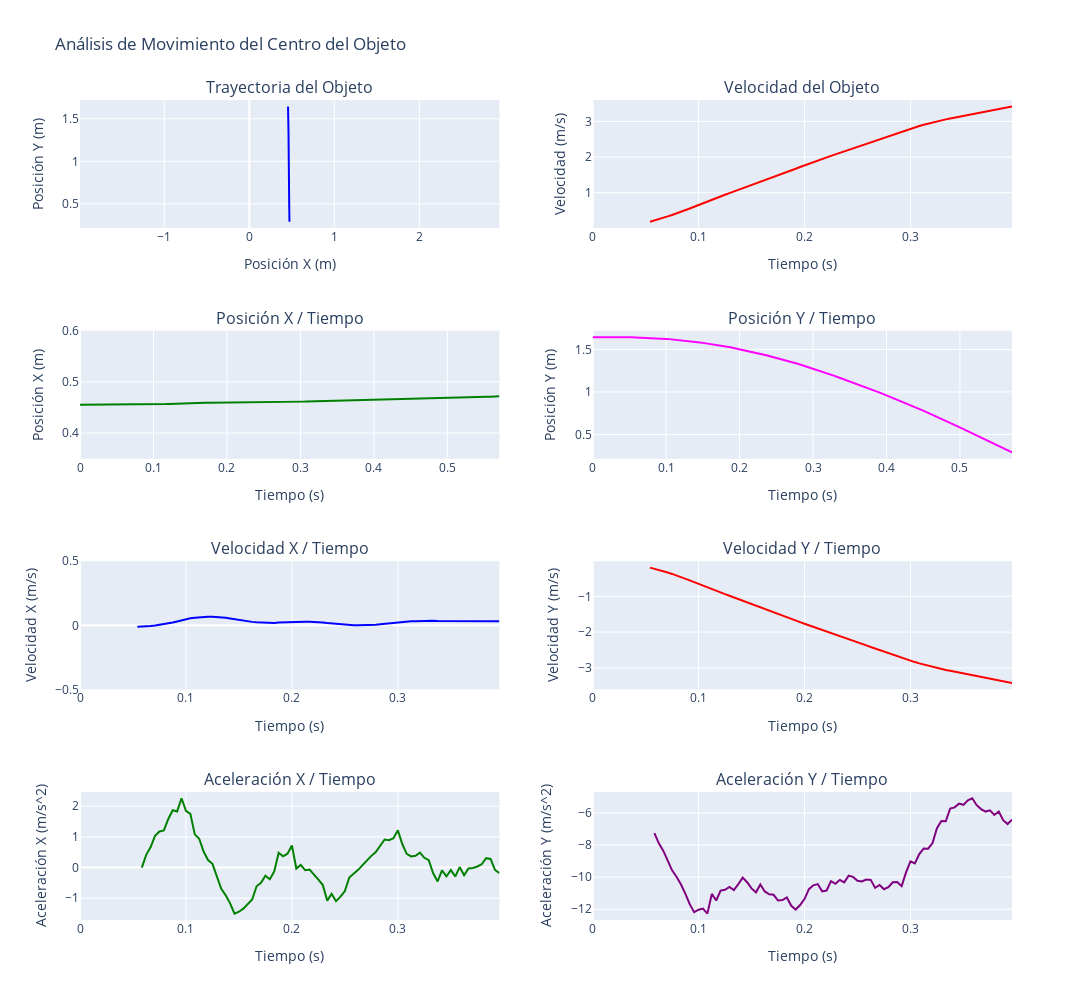

Write notebook code for a chart like this one.
### Code cell
# Elegir dataframe a graficar
dfG = dfCentro
dfG_speed = dfCentro_speed[dfCentro_speed['Time (sec)'] < 0.4].copy() # PROVISIONAL
dfG_acceleration = dfCentro_acceleration[dfCentro_acceleration['Time (sec)'] < 0.4].copy() # PROVISIONAL

import plotly.graph_objects as go
from plotly.subplots import make_subplots

# Suponiendo que tienes tus DataFrames cargados (dfG, dfG_speed, dfG_acceleration)

# Crear figura y ejes
fig = make_subplots(rows=4, cols=2, subplot_titles=("Trayectoria del Objeto", "Velocidad del Objeto", "Posición X / Tiempo", "Posición Y / Tiempo","Velocidad X / Tiempo", "Velocidad Y / Tiempo", "Aceleración X / Tiempo", "Aceleración Y / Tiempo"))

# Grafica la trayectoria
fig.update_xaxes(title_text="Posición X (m)", range=[0.35, 0.6], row=1, col=1, scaleanchor="y") # Relación 1:1 entre X e Y
fig.update_yaxes(title_text="Posición Y (m)", row=1, col=1) 
fig.add_trace(go.Scatter(x=dfG['X'], y=dfG['Y'], mode='lines', marker=dict(color='blue')), row=1, col=1)

# Grafica la velocidad
fig.update_yaxes(title_text="Velocidad (m/s)", row=1, col=2)
fig.update_xaxes(title_text="Tiempo (s)", row=1, col=2)
fig.add_trace(go.Scatter(x=dfG_speed['Time (sec)'], y=dfG_speed['Speed'], mode='lines', marker=dict(color='red'), name='Velocidad Total'), row=1, col=2)

# Grafica la posición X / tiempo
fig.update_yaxes(title_text="Posición X (m)", range=[0.35,0.6], row=2, col=1)
fig.update_xaxes(title_text="Tiempo (s)", row=2, col=1)
fig.add_trace(go.Scatter(x=dfG['Time (sec)'], y=dfG['X'], mode='lines', marker=dict(color='green')), row=2, col=1)

# Grafica la posición Y / tiempo
fig.update_yaxes(title_text="Posición Y (m)", row=2, col=2)
fig.update_xaxes(title_text="Tiempo (s)", row=2, col=2)
fig.add_trace(go.Scatter(x=dfG['Time (sec)'], y=dfG['Y'], mode='lines', marker=dict(color='magenta')), row=2, col=2)

# Grafica la velocidad X / tiempo
fig.update_yaxes(title_text="Velocidad X (m/s)", range=[-0.5,0.5], row=3, col=1)
fig.update_xaxes(title_text="Tiempo (s)", row=3, col=1)
fig.add_trace(go.Scatter(x=dfG_speed['Time (sec)'], y=dfG_speed['Speed_X'], mode='lines', marker=dict(color='blue')), row=3, col=1)

# Grafica la velocidad Y / tiempo
fig.update_yaxes(title_text="Velocidad Y (m/s)", row=3, col=2)
fig.update_xaxes(title_text="Tiempo (s)", row=3, col=2)
fig.add_trace(go.Scatter(x=dfG_speed['Time (sec)'], y=dfG_speed['Speed_Y'], mode='lines', marker=dict(color='red')), row=3, col=2)

# Grafica la aceleración X / tiempo
fig.update_yaxes(title_text="Aceleración X (m/s^2)", row=4, col=1)
fig.update_xaxes(title_text="Tiempo (s)", row=4, col=1)
fig.add_trace(go.Scatter(x=dfG_acceleration['Time (sec)'], y=dfG_acceleration['Acceleration_X'], mode='lines', marker=dict(color='green')), row=4, col=1)

# Grafica la aceleración Y / tiempo
fig.update_yaxes(title_text="Aceleración Y (m/s^2)", row=4, col=2)
fig.update_xaxes(title_text="Tiempo (s)", row=4, col=2)
fig.add_trace(go.Scatter(x=dfG_acceleration['Time (sec)'], y=dfG_acceleration['Acceleration_Y'], mode='lines', marker=dict(color='purple')), row=4, col=2)

# Actualizar los títulos y ajustar el diseño
fig.update_layout(height=1000, width=1200, title_text="Análisis de Movimiento del Centro del Objeto", showlegend=False)

# Mostrar los gráficos
fig.show()

### Figure 1 — Plotly figure (JSON) as saved in the notebook; plotly's stock layout.template omitted (floating-point values rounded to 4 significant figures; data arrays with more than 128 entries replaced by an {"elided": "..."} marker saying what was removed)
{"data": [{"marker": {"color": "blue"}, "mode": "lines", "type": "scatter", "x": {"elided": "138 float values"}, "xaxis": "x", "y": {"elided": "138 float values"}, "yaxis": "y"}, {"marker": {"color": "red"}, "mode": "lines", "name": "Velocidad Total", "type": "scatter", "x": [0, 0.004167, 0.008333, 0.0125, 0.01667, 0.02083, 0.025, 0.02917, 0.03333, 0.0375, 0.04167, 0.04583, 0.05, 0.05417, 0.05833, 0.0625, 0.06667, 0.07083, 0.075, 0.07917, 0.08333, 0.0875, 0.09167, 0.09583, 0.1, 0.1042, 0.1083, 0.1125, 0.1167, 0.1208, 0.125, 0.1292, 0.1333, 0.1375, 0.1417, 0.1458, 0.15, 0.1542, 0.1583, 0.1625, 0.1667, 0.1708, 0.175, 0.1792, 0.1833, 0.1875, 0.1917, 0.1958, 0.2, 0.2042, 0.2083, 0.2125, 0.2167, 0.2208, 0.225, 0.2292, 0.2333, 0.2375, 0.2417, 0.2458, 0.25, 0.2542, 0.2583, 0.2625, 0.2667, 0.2708, 0.275, 0.2792, 0.2833, 0.2875, 0.2917, 0.2958, 0.3, 0.3042, 0.3083, 0.3125, 0.3167, 0.3208, 0.325, 0.3292, 0.3333, 0.3375, 0.3417, 0.3458, 0.35, 0.3542, 0.3583, 0.3625, 0.3667, 0.3708, 0.375, 0.3792, 0.3833, 0.3875, 0.3917, 0.3958], "xaxis": "x2", "y": [null, null, null, null, null, null, null, null, null, null, null, null, null, 0.1858, 0.2193, 0.2561, 0.2945, 0.3347, 0.3752, 0.4169, 0.4606, 0.5068, 0.5557, 0.6068, 0.6571, 0.707, 0.7584, 0.8045, 0.8524, 0.8976, 0.9425, 0.9866, 1.032, 1.075, 1.116, 1.159, 1.203, 1.249, 1.292, 1.337, 1.383, 1.429, 1.477, 1.525, 1.571, 1.621, 1.671, 1.72, 1.767, 1.812, 1.856, 1.899, 1.945, 1.99, 2.032, 2.076, 2.118, 2.161, 2.202, 2.244, 2.286, 2.329, 2.372, 2.414, 2.458, 2.502, 2.547, 2.591, 2.634, 2.677, 2.721, 2.762, 2.799, 2.837, 2.873, 2.907, 2.942, 2.974, 3.003, 3.03, 3.058, 3.081, 3.105, 3.128, 3.15, 3.172, 3.193, 3.216, 3.24, 3.265, 3.289, 3.315, 3.339, 3.366, 3.394, 3.421], "yaxis": "y2"}, {"marker": {"color": "green"}, "mode": "lines", "type": "scatter", "x": {"elided": "138 float values"}, "xaxis": "x3", "y": {"elided": "138 float values"}, "yaxis": "y3"}, {"marker": {"color": "magenta"}, "mode": "lines", "type": "scatter", "x": {"elided": "138 float values"}, "xaxis": "x4", "y": {"elided": "138 float values"}, "yaxis": "y4"}, {"marker": {"color": "blue"}, "mode": "lines", "type": "scatter", "x": [0, 0.004167, 0.008333, 0.0125, 0.01667, 0.02083, 0.025, 0.02917, 0.03333, 0.0375, 0.04167, 0.04583, 0.05, 0.05417, 0.05833, 0.0625, 0.06667, 0.07083, 0.075, 0.07917, 0.08333, 0.0875, 0.09167, 0.09583, 0.1, 0.1042, 0.1083, 0.1125, 0.1167, 0.1208, 0.125, 0.1292, 0.1333, 0.1375, 0.1417, 0.1458, 0.15, 0.1542, 0.1583, 0.1625, 0.1667, 0.1708, 0.175, 0.1792, 0.1833, 0.1875, 0.1917, 0.1958, 0.2, 0.2042, 0.2083, 0.2125, 0.2167, 0.2208, 0.225, 0.2292, 0.2333, 0.2375, 0.2417, 0.2458, 0.25, 0.2542, 0.2583, 0.2625, 0.2667, 0.2708, 0.275, 0.2792, 0.2833, 0.2875, 0.2917, 0.2958, 0.3, 0.3042, 0.3083, 0.3125, 0.3167, 0.3208, 0.325, 0.3292, 0.3333, 0.3375, 0.3417, 0.3458, 0.35, 0.3542, 0.3583, 0.3625, 0.3667, 0.3708, 0.375, 0.3792, 0.3833, 0.3875, 0.3917, 0.3958], "xaxis": "x5", "y": [null, null, null, null, null, null, null, null, null, null, null, null, null, -0.01054, -0.01055, -0.008818, -0.006039, -0.001718, 0.003186, 0.008235, 0.01484, 0.02262, 0.03025, 0.03966, 0.04737, 0.05466, 0.05917, 0.06309, 0.06527, 0.06629, 0.0668, 0.06552, 0.06264, 0.05887, 0.05401, 0.04775, 0.04175, 0.03617, 0.03116, 0.02681, 0.02427, 0.02219, 0.02109, 0.01951, 0.01897, 0.02098, 0.0225, 0.02438, 0.02738, 0.02725, 0.0276, 0.02724, 0.02697, 0.02608, 0.02444, 0.02207, 0.01758, 0.01399, 0.009409, 0.005451, 0.002259, 0.000913, 2.985e-05, -0.0002776, 5.244e-05, 0.001031, 0.002619, 0.004729, 0.007711, 0.01153, 0.01525, 0.01923, 0.02429, 0.02748, 0.02934, 0.03086, 0.03247, 0.03449, 0.03582, 0.03682, 0.03604, 0.03414, 0.03376, 0.03257, 0.03222, 0.03101, 0.03107, 0.03002, 0.0299, 0.02983, 0.02998, 0.03043, 0.0317, 0.03287, 0.03254, 0.03179], "yaxis": "y5"}, {"marker": {"color": "red"}, "mode": "lines", "type": "scatter", "x": [0, 0.004167, 0.008333, 0.0125, 0.01667, 0.02083, 0.025, 0.02917, 0.03333, 0.0375, 0.04167, 0.04583, 0.05, 0.05417, 0.05833, 0.0625, 0.06667, 0.07083, 0.075, 0.07917, 0.08333, 0.0875, 0.09167, 0.09583, 0.1, 0.1042, 0.1083, 0.1125, 0.1167, 0.1208, 0.125, 0.1292, 0.1333, 0.1375, 0.1417, 0.1458, 0.15, 0.1542, 0.1583, 0.1625, 0.1667, 0.1708, 0.175, 0.1792, 0.1833, 0.1875, 0.1917, 0.1958, 0.2, 0.2042, 0.2083, 0.2125, 0.2167, 0.2208, 0.225, 0.2292, 0.2333, 0.2375, 0.2417, 0.2458, 0.25, 0.2542, 0.2583, 0.2625, 0.2667, 0.2708, 0.275, 0.2792, 0.2833, 0.2875, 0.2917, 0.2958, 0.3, 0.3042, 0.3083, 0.3125, 0.3167, 0.3208, 0.325, 0.3292, 0.3333, 0.3375, 0.3417, 0.3458, 0.35, 0.3542, 0.3583, 0.3625, 0.3667, 0.3708, 0.375, 0.3792, 0.3833, 0.3875, 0.3917, 0.3958], "xaxis": "x6", "y": [null, null, null, null, null, null, null, null, null, null, null, null, null, -0.1993, -0.2296, -0.2624, -0.2972, -0.3348, -0.3747, -0.4162, -0.4597, -0.5057, -0.5544, -0.6051, -0.6552, -0.7051, -0.7562, -0.8022, -0.85, -0.8951, -0.9401, -0.9843, -1.029, -1.073, -1.115, -1.158, -1.202, -1.248, -1.291, -1.337, -1.383, -1.429, -1.477, -1.525, -1.571, -1.621, -1.671, -1.72, -1.767, -1.812, -1.855, -1.899, -1.944, -1.989, -2.032, -2.076, -2.118, -2.161, -2.202, -2.244, -2.286, -2.329, -2.372, -2.414, -2.458, -2.502, -2.547, -2.591, -2.634, -2.677, -2.721, -2.762, -2.799, -2.837, -2.873, -2.907, -2.941, -2.974, -3.003, -3.03, -3.057, -3.081, -3.105, -3.127, -3.15, -3.172, -3.193, -3.216, -3.24, -3.265, -3.289, -3.315, -3.339, -3.366, -3.394, -3.421], "yaxis": "y6"}, {"marker": {"color": "green"}, "mode": "lines", "type": "scatter", "x": [0, 0.004167, 0.008333, 0.0125, 0.01667, 0.02083, 0.025, 0.02917, 0.03333, 0.0375, 0.04167, 0.04583, 0.05, 0.05417, 0.05833, 0.0625, 0.06667, 0.07083, 0.075, 0.07917, 0.08333, 0.0875, 0.09167, 0.09583, 0.1, 0.1042, 0.1083, 0.1125, 0.1167, 0.1208, 0.125, 0.1292, 0.1333, 0.1375, 0.1417, 0.1458, 0.15, 0.1542, 0.1583, 0.1625, 0.1667, 0.1708, 0.175, 0.1792, 0.1833, 0.1875, 0.1917, 0.1958, 0.2, 0.2042, 0.2083, 0.2125, 0.2167, 0.2208, 0.225, 0.2292, 0.2333, 0.2375, 0.2417, 0.2458, 0.25, 0.2542, 0.2583, 0.2625, 0.2667, 0.2708, 0.275, 0.2792, 0.2833, 0.2875, 0.2917, 0.2958, 0.3, 0.3042, 0.3083, 0.3125, 0.3167, 0.3208, 0.325, 0.3292, 0.3333, 0.3375, 0.3417, 0.3458, 0.35, 0.3542, 0.3583, 0.3625, 0.3667, 0.3708, 0.375, 0.3792, 0.3833, 0.3875, 0.3917, 0.3958], "xaxis": "x7", "y": [null, null, null, null, null, null, null, null, null, null, null, null, null, null, -0.001322, 0.4146, 0.6671, 1.037, 1.177, 1.212, 1.584, 1.869, 1.83, 2.258, 1.851, 1.751, 1.082, 0.9397, 0.5236, 0.2452, 0.1226, -0.3069, -0.6908, -0.9047, -1.168, -1.501, -1.44, -1.339, -1.204, -1.043, -0.6096, -0.4992, -0.2651, -0.3793, -0.1276, 0.4806, 0.3662, 0.4511, 0.7203, -0.03257, 0.08415, -0.08474, -0.06671, -0.2128, -0.3933, -0.57, -1.078, -0.8617, -1.098, -0.9499, -0.7663, -0.3229, -0.212, -0.0738, 0.07922, 0.2349, 0.3812, 0.5062, 0.7158, 0.9154, 0.8933, 0.9566, 1.213, 0.7671, 0.447, 0.3636, 0.3861, 0.4862, 0.3176, 0.2401, -0.1877, -0.4549, -0.09187, -0.2856, -0.08304, -0.2916, 0.01487, -0.2511, -0.03005, -0.01495, 0.03522, 0.1072, 0.3054, 0.2795, -0.0787, -0.1802], "yaxis": "y7"}, {"marker": {"color": "purple"}, "mode": "lines", "type": "scatter", "x": [0, 0.004167, 0.008333, 0.0125, 0.01667, 0.02083, 0.025, 0.02917, 0.03333, 0.0375, 0.04167, 0.04583, 0.05, 0.05417, 0.05833, 0.0625, 0.06667, 0.07083, 0.075, 0.07917, 0.08333, 0.0875, 0.09167, 0.09583, 0.1, 0.1042, 0.1083, 0.1125, 0.1167, 0.1208, 0.125, 0.1292, 0.1333, 0.1375, 0.1417, 0.1458, 0.15, 0.1542, 0.1583, 0.1625, 0.1667, 0.1708, 0.175, 0.1792, 0.1833, 0.1875, 0.1917, 0.1958, 0.2, 0.2042, 0.2083, 0.2125, 0.2167, 0.2208, 0.225, 0.2292, 0.2333, 0.2375, 0.2417, 0.2458, 0.25, 0.2542, 0.2583, 0.2625, 0.2667, 0.2708, 0.275, 0.2792, 0.2833, 0.2875, 0.2917, 0.2958, 0.3, 0.3042, 0.3083, 0.3125, 0.3167, 0.3208, 0.325, 0.3292, 0.3333, 0.3375, 0.3417, 0.3458, 0.35, 0.3542, 0.3583, 0.3625, 0.3667, 0.3708, 0.375, 0.3792, 0.3833, 0.3875, 0.3917, 0.3958], "xaxis": "x8", "y": [null, null, null, null, null, null, null, null, null, null, null, null, null, null, -7.261, -7.891, -8.35, -9.007, -9.575, -9.973, -10.44, -11.03, -11.68, -12.18, -12.03, -11.96, -12.27, -11.05, -11.45, -10.84, -10.79, -10.62, -10.81, -10.44, -10.03, -10.32, -10.7, -10.95, -10.46, -10.89, -11.07, -11.1, -11.46, -11.43, -11.27, -11.78, -12.02, -11.74, -11.37, -10.75, -10.51, -10.43, -10.89, -10.84, -10.25, -10.41, -10.17, -10.33, -9.911, -9.984, -10.23, -10.27, -10.15, -10.17, -10.67, -10.49, -10.75, -10.62, -10.32, -10.3, -10.56, -9.707, -9.013, -9.145, -8.561, -8.214, -8.223, -7.879, -6.951, -6.502, -6.518, -5.725, -5.651, -5.419, -5.495, -5.217, -5.086, -5.518, -5.761, -5.916, -5.839, -6.126, -5.912, -6.45, -6.691, -6.414], "yaxis": "y8"}], "layout": {"annotations": [{"font": {"size": 16}, "showarrow": false, "text": "Trayectoria del Objeto", "x": 0.225, "xanchor": "center", "xref": "paper", "y": 1, "yanchor": "bottom", "yref": "paper"}, {"font": {"size": 16}, "showarrow": false, "text": "Velocidad del Objeto", "x": 0.775, "xanchor": "center", "xref": "paper", "y": 1, "yanchor": "bottom", "yref": "paper"}, {"font": {"size": 16}, "showarrow": false, "text": "Posición X / Tiempo", "x": 0.225, "xanchor": "center", "xref": "paper", "y": 0.7188, "yanchor": "bottom", "yref": "paper"}, {"font": {"size": 16}, "showarrow": false, "text": "Posición Y / Tiempo", "x": 0.775, "xanchor": "center", "xref": "paper", "y": 0.7188, "yanchor": "bottom", "yref": "paper"}, {"font": {"size": 16}, "showarrow": false, "text": "Velocidad X / Tiempo", "x": 0.225, "xanchor": "center", "xref": "paper", "y": 0.4375, "yanchor": "bottom", "yref": "paper"}, {"font": {"size": 16}, "showarrow": false, "text": "Velocidad Y / Tiempo", "x": 0.775, "xanchor": "center", "xref": "paper", "y": 0.4375, "yanchor": "bottom", "yref": "paper"}, {"font": {"size": 16}, "showarrow": false, "text": "Aceleración X / Tiempo", "x": 0.225, "xanchor": "center", "xref": "paper", "y": 0.1562, "yanchor": "bottom", "yref": "paper"}, {"font": {"size": 16}, "showarrow": false, "text": "Aceleración Y / Tiempo", "x": 0.775, "xanchor": "center", "xref": "paper", "y": 0.1562, "yanchor": "bottom", "yref": "paper"}], "height": 1000, "showlegend": false, "title": {"text": "Análisis de Movimiento del Centro del Objeto"}, "width": 1200, "xaxis": {"anchor": "y", "domain": [0, 0.45], "range": [0.35, 0.6], "scaleanchor": "y", "title": {"text": "Posición X (m)"}}, "xaxis2": {"anchor": "y2", "domain": [0.55, 1], "title": {"text": "Tiempo (s)"}}, "xaxis3": {"anchor": "y3", "domain": [0, 0.45], "title": {"text": "Tiempo (s)"}}, "xaxis4": {"anchor": "y4", "domain": [0.55, 1], "title": {"text": "Tiempo (s)"}}, "xaxis5": {"anchor": "y5", "domain": [0, 0.45], "title": {"text": "Tiempo (s)"}}, "xaxis6": {"anchor": "y6", "domain": [0.55, 1], "title": {"text": "Tiempo (s)"}}, "xaxis7": {"anchor": "y7", "domain": [0, 0.45], "title": {"text": "Tiempo (s)"}}, "xaxis8": {"anchor": "y8", "domain": [0.55, 1], "title": {"text": "Tiempo (s)"}}, "yaxis": {"anchor": "x", "domain": [0.8438, 1], "title": {"text": "Posición Y (m)"}}, "yaxis2": {"anchor": "x2", "domain": [0.8438, 1], "title": {"text": "Velocidad (m/s)"}}, "yaxis3": {"anchor": "x3", "domain": [0.5625, 0.7188], "range": [0.35, 0.6], "title": {"text": "Posición X (m)"}}, "yaxis4": {"anchor": "x4", "domain": [0.5625, 0.7188], "title": {"text": "Posición Y (m)"}}, "yaxis5": {"anchor": "x5", "domain": [0.2812, 0.4375], "range": [-0.5, 0.5], "title": {"text": "Velocidad X (m/s)"}}, "yaxis6": {"anchor": "x6", "domain": [0.2812, 0.4375], "title": {"text": "Velocidad Y (m/s)"}}, "yaxis7": {"anchor": "x7", "domain": [0, 0.1562], "title": {"text": "Aceleración X (m/s^2)"}}, "yaxis8": {"anchor": "x8", "domain": [0, 0.1562], "title": {"text": "Aceleración Y (m/s^2)"}}}}
